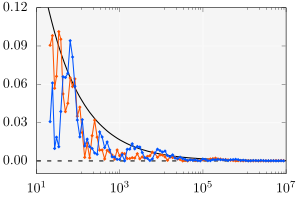

Here is the gnuplot script that generated this plot:
set size 1.5,1
unset key

set logscale x
set format x "$10^{%L}$"
set format y "$%.2f$"

set rmargin 1
set tmargin 0.5
set lmargin 4
set bmargin 1.5

set xr [10:10**7]
set yr [-0.01:0.12]

set xtics 10, 100
set ytics 0.0, 0.03

pi = 3.141592
f(x) = sqrt((4 - pi) / (pi * x))

plot 0 with lines lc black dt 2 lw 3, \
  f(x) with lines lc black lw 3, \
  'monte_carlo_pi_plot_1.txt' u 1:4 with linespoints pt 13 ps 0.8 lc rgb '#ff5500' lw 3, \
  'monte_carlo_pi_plot_2.txt' u 1:4 with linespoints pt 13 ps 0.8 lc rgb '#0055ff' lw 3
